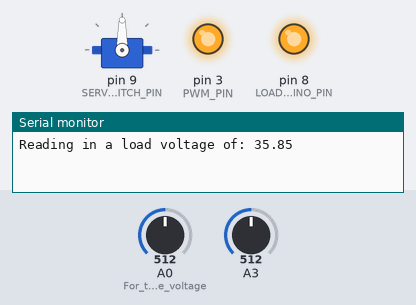
A sketch run on a simulated Arduino Uno, built with avr-gcc and run on an emulated ATmega328P. On the bench: servo, output pins drawn as LEDs (lit = HIGH), the last lines printed to the serial monitor. The test bench sets the inputs (shaded band); at power-on: A3 = 512, A0 (For_the_turbine_voltage) = 512. EEPROM starts erased.

Above: at 11.1 s.
11.2 s: A3 set to 9
21.9 s: A3 set to 6
At 31.3 s:
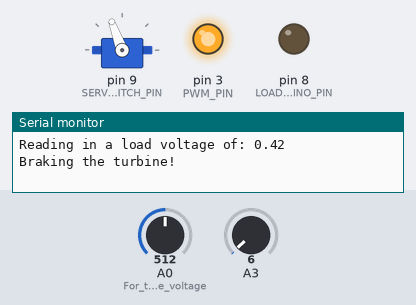
32.5 s: A0 (For_the_turbine_voltage) set to 17
42.8 s: A0 (For_the_turbine_voltage) set to 12
At 52.3 s:
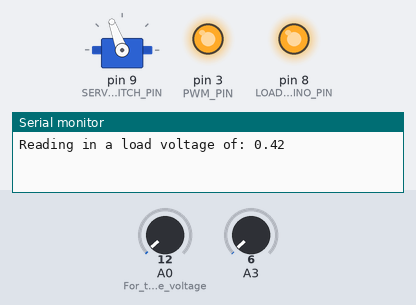
53.1 s: A0 (For_the_turbine_voltage) set to 35
At 63.1 s:
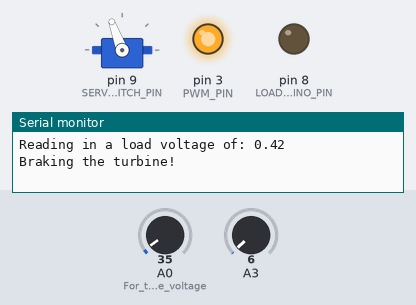
63.4 s: A0 (For_the_turbine_voltage) set to 0
At 83.5 s:
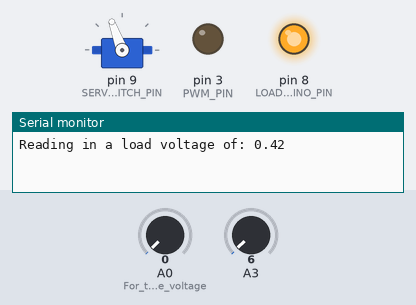
Timing chart, 0 to 83.8 s (numbered marks = the images above; inputs shaded):
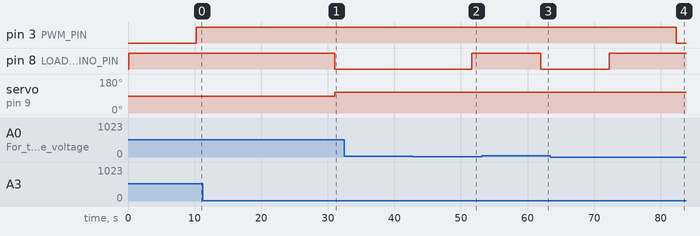

The sketch:

_2018controlcodev2.ino
```cpp
//TODO:
//     1. Test EEPROM memory.
//     2. DOES THE MOSFET SEND POWER BACK WHEN THE PCC IS DISCONNECTED?


#include <Servo.h>
#include <EEPROM.h>

//All pins are by default input so you don't have to specify input,and you do not on analog pins.

//You do not have to configure for analogread input when reading a voltage from something. If you want to read a voltage it has to be connected to these
//pins because they can have a range of values.

//however, it is still good to confiure as input to see what your pins are, because even though it configures them as digital input, analogread converts them
//to analog

//Analogwrite also sets the pin to output when called

//****************************************************//
//******************Questions to Ask:*************//
//****************************************************//
//
//1. Is resistance constant? If not, which resistance should I use? Because it is always changing in the equation and optimal power outputs.
//A: the effective resistance is changing through the duty cycle. The r in the equations is that constant 50
//
//2. How are we determining wind speed? Using the data that has a given Vin and given power output at
//A: Gven inputs of voltage, RPM, and power, we can estimate the wind speed
//
//3. On the resistance power curve data plot, are those optimal pitch angles at the given wind speed all at a 50ohm resistance? Is that what we are operating at constantly?
//A: We are just doing buckets of pitch angles for a given wind speed
//
//4. So we want to fix power, do we need to find the RPM at the optimal pitch angle at 11 m/s and calculate that power
// Then keep that is constant in the duty cycle equation? Because if so, then we need to test more at 11m/s because we don't have
// data there at a 50 ohm resistance.
//A: Yes the power at 11m/s is a constant we will maintain.


////////////////////////////////////
/////Note to self: analogWrite and read are analog functions and thus default to analog pins
///// while digitalWrite and read are digital functions and thus expect digital pins as default
///// however, you can say A0 in digitalread to make it read the analog pin
/////////////


//****************************************************//
//******************Arduino Pin constants*************//
//****************************************************//
const int PWM_PIN = 3;               //Digital
const int LOAD_ARDUINO_PIN = 8;      //Digital
const int SERVO_PITCH_PIN = 9;        //Digital
//const int KILL_SWITCH_PIN = 2      //Analog
const int TURBINE_VOLTAGE_PIN = 0;    //Analog
const int PWM_CONVERSION = 255;       //the arduino operates on a 0-255 scale for pwm so the duty cycle needs to be within this range
const int FIVE_TO_SEVEN_PITCH_ANGLE = 61;
const int SEVEN_TO_TEN_PITCH_ANGLE = 57;
const int TEN_PLUS_INITIAL_PITCH_ANGLE = 48;
const double SIGNAL_BUFFER = .01;
const double THEORETICAL_VS_ACTUAL_VOLTAGE_BUFFER = .3;
static int currentPitch;
static boolean breakedInCompetition = false;

//****************************************************//
//****************Control System Constants************//
//****************************************************//

const int BRAKE_PITCH = 110; //Need to verify pitch for new turbine -> should be verified now
const int STARTUP_PITCH = 45; //Need to verify pitch for new turbine -> should be verified now
const double VOLTAGE_DIVIDER_TURBINE = 13.015; //This should be the same as last year so we are good
const double VOLTAGE_DIVIDER_LOAD = 14.327;//This needs to be calculated for our new load
const double VOLTAGE_DIFFERENT_BUFFER = .5;
const double LOAD_VOTLAGE_BUFFER = .5;
const double MAX_VOLTAGE = 45;
const int RESISTANCE = 50; //Is this a constant or does it change?
const double POWER_AT_11MS = 45.5;

Servo pitch;

//****************************************************//
//****************Function Prototypes*****************//
//****************************************************//

double inferWindSpeed(double voltageIn, double RPM, double Power);
//int determineOptimumPitch(double);
void processDisconnectedState();
int calculateDutyCycle11(double resistance, double power, double turbineVoltage);
double getRPMfromVoltageIn(double VoltageIn);
double calculatePowerFromRPM(double RPM);
void pitchToPitchAngleBucket(double windSpeed);
boolean determineDisconnect(double, double);
double calculateTheoreticalOutputVoltage(double voltageIn, int dutyCycle);
void stabilizeVoltageGivenDutyCycle(int dutyCycle, double desiredVoltage);


void setup(){
  Serial.begin(9600);

  //Change the timer settings
  TCCR2B = TCCR2B & 0b11111000 | 0x01;

  pinMode(PWM_PIN, OUTPUT);  //Configures PWM pin as output
  pinMode(LOAD_ARDUINO_PIN, OUTPUT);
  pinMode(A0, INPUT);        //For the turbine voltage
  pinMode(A1, INPUT);        //For the load voltage

  //pinMode(servoPitch, OUTPUT);  Don't think I need this //configures servo pin as output
  //pinMode(A0, INPUT);   //But don't think so because I'm calling analog read on them
  pitch.attach(SERVO_PITCH_PIN);
  Serial.println("Beginning the control system code");

  //CHECKING IF KILL SWITCH IS HIT
  if(digitalRead(A2 == HIGH)){  //because the circuit is normally closed. High means the kill switch is not hit
    digitalWrite(LOAD_ARDUINO_PIN, HIGH);
    if(EEPROM.read(0)){
      pitch.write(EEPROM.read(0+1));
      currentPitch = EEPROM.read(0+1);
    }
    else{
      pitch.write(STARTUP_PITCH);
      currentPitch = STARTUP_PITCH;
    }
  }
  else{
    digitalWrite(LOAD_ARDUINO_PIN, LOW);
  }
  //if the kill switch is hit don't pitch at all. Does this work or do we need 8 Volts?

  //CHECKING IF KILL SWITCH IS HIT
}

void loop(){

  //For debugging
  Serial.print("Starting a new loop current pitch is currently equal to: ");
  Serial.print(currentPitch);
  //For debugging


  //****************************************************//
  //*****Variables to be used in the control system*****//
  //****************************************************//

  double turbineVoltage;
  double loadVoltage;
  double theoreticalOutputVoltage;
  double inferredWindSpeed;
  boolean breakNeeded;
  double RPM;
  double power;
  int dutyCycle;

  if(digitalRead(A2 == LOW) ){ //Kill switch is hit, don't do anything on this loop

    //NEEDS TESTING
    digitalWrite(LOAD_ARDUINO_PIN, LOW);
    Serial.println("Kill switch is hit. Turbine is braking or is already braked.");
    breakNeeded = true;
    processDisconnectedState(breakNeeded);
  }
  else{

    //Kill switch not hit
    breakNeeded = false;
    //Kill switch not hit

    //Reading in turbine and load voltage
    turbineVoltage = VOLTAGE_DIVIDER_TURBINE*((double)analogRead(A0))*5.0/1023.0;
    loadVoltage = VOLTAGE_DIVIDER_LOAD*((double)analogRead(A3))*5.0/1023.0;
    //Reading in turbine and load voltage


    //For testing
    Serial.print("Reading in a turbine voltage of: ");
    Serial.println(turbineVoltage);
    Serial.print("Reading in a load voltage of: ");
    Serial.println(loadVoltage);
    //For testing

    //PCC Disconnect
    breakNeeded = determineDisconnect(loadVoltage, turbineVoltage);
    processDisconnectedState(breakNeeded);
    //PCC Disconnect block

    //Calculating RPM and Power from turbine voltage
    RPM = getRPMfromVoltageIn(turbineVoltage);
    power = calculatePowerFromRPM(RPM);
    //Calculating RPM and Power from turbine Voltage

    //For testing
    Serial.print("Calculated power to be: ");
    Serial.println(power);                         //Only need to output power because power comes from RPM
    //For testing

    //Getting the estimated wind speed
    inferredWindSpeed = inferWindSpeed(turbineVoltage, RPM, power);
    //Getting the estimated wind speed

    //Processing the estimated wind speed. PROTECTED AGAINST OVERFLOWS < 0 AND > 255
    if(inferredWindSpeed < 11){
      dutyCycle = calculateDutyCycle(RESISTANCE, calculatePowerFromRPM(RPM), turbineVoltage);
      theoreticalOutputVoltage = calculateTheoreticalOutputVoltage(turbineVoltage, dutyCycle);
      if(dutyCycle >= 0 && dutyCycle <= 255){
        analogWrite(PWM_PIN, dutyCycle);
      }
      else{
        if(dutyCycle < 0){
          dutyCycle = 0;
          theoreticalOutputVoltage = 0;
          analogWrite(PWM_PIN, 0);
        }
        if(dutyCycle > 255){
          dutyCycle = 255;
          theoreticalOutputVoltage = turbineVoltage;
          analogWrite(PWM_PIN, 255);
        }
      stabilizeVoltageGivenDutyCycle(dutyCycle, theoreticalOutputVoltage);
      }
    }
    else{
      dutyCycle = calculateDutyCycle(RESISTANCE, POWER_AT_11MS, turbineVoltage);
      theoreticalOutputVoltage = dutyCycle*turbineVoltage;
      if(dutyCycle > 255){
        dutyCycle = 255;
        theoreticalOutputVoltage = turbineVoltage;
        analogWrite(PWM_PIN, dutyCycle);
      }
      else if(dutyCycle < 0){
        dutyCycle = 0;
        theoreticalOutputVoltage = 0;
        analogWrite(PWM_PIN, 0);
      }
      else{
        analogWrite(PWM_PIN, dutyCycle);
      //NEED A STABILIZE POWER AT 11 M/S
      }
    }
    //Processing the estimated wind speed. NEED TO EDIT TO ADJUST DUTY CYCLE

  }
}


//********************************************************************************************************************//
//********************************************************************************************************************//
//********************************************************************************************************************//
//*********************************************ADDITIONAL FUNCTIONS***************************************************//
//********************************************************************************************************************//
//********************************************************************************************************************//
//********************************************************************************************************************//


double calculateTheoreticalOutputVoltage(double voltageIn, int PWMdutyCycle){
  return voltageIn*double(PWMdutyCycle/255.0);
}


void processDisconnectedState(boolean disconnected){
  if(disconnected){
    Serial.println("Braking the turbine!");
    breakedInCompetition = true;
    EEPROM.write(0,breakedInCompetition);
    EEPROM.write(0+1,currentPitch);
    digitalWrite(LOAD_ARDUINO_PIN, LOW);
    pitch.write(BRAKE_PITCH);
  }
  else{
    breakedInCompetition = false;
    digitalWrite(LOAD_ARDUINO_PIN, HIGH);
    EEPROM.write(0,breakedInCompetition);
  }
  delay(10000);
  return;
}

double inferWindSpeed(double voltageIn, double RPM, double power){


   //For debugging
  Serial.print("Input voltage of: ");
  Serial.println(voltageIn);
  Serial.print("Calculating a power of: ");
  Serial.println(power);
  Serial.print("Estimating a wind speed of: ");
  Serial.println(4.09+5.16*power+.077*pow(power,2)+.0462*pow(power,3));
  //For debugging

  return 4.09+5.16*power+.077*pow(power,2)+.0462*pow(power,3);
}


double getRPMfromVoltageIn(double turbineVoltage){

  //For debugging
  Serial.print("Input voltage of: ");
  Serial.println(turbineVoltage);
  Serial.print("Calculating an RPM of: ");
  Serial.println(108*turbineVoltage-462);
  //For debugging


  return 108*turbineVoltage-462; //Placeholder for more data that needs to go in here.
}

double calculatePowerFromRPM(double RPM){
  return -7.97*10E-11*pow(RPM,3)+1.11*10E-5*pow(RPM,2)-4.97*10E-3*RPM-1.91;
}

int calculateDutyCycle(double resistance, double power, double turbineVoltage){
  double theoreticalDutyCycle = PWM_CONVERSION*int(sqrt(resistance*power)/turbineVoltage);
  if(theoreticalDutyCycle < 25){
     return int((255)*(.000162-.114*theoreticalDutyCycle+5.68*theoreticalDutyCycle*theoreticalDutyCycle));
  }
  else if(theoreticalDutyCycle < .87){
     return int((255)*(.035+1.31*theoreticalDutyCycle-.58*theoreticalDutyCycle*theoreticalDutyCycle));
  }
  else if(theoreticalDutyCycle <= 1){
     return int((255)*(7.51-15.6*theoreticalDutyCycle+8.92*theoreticalDutyCycle*theoreticalDutyCycle));
  }
  else{
     Serial.println("What the heck happened here? ");
     return 255;

  }
}

void pitchToPitchAngleBucket(double windSpeed){
  if(windSpeed > 5 && windSpeed < 7){
    pitch.write(FIVE_TO_SEVEN_PITCH_ANGLE);
    currentPitch = FIVE_TO_SEVEN_PITCH_ANGLE;
  }
  else if(windSpeed>=7 && windSpeed < 10){
    pitch.write(SEVEN_TO_TEN_PITCH_ANGLE);
    currentPitch = SEVEN_TO_TEN_PITCH_ANGLE;
  }
  else if(windSpeed > 10){
    pitch.write(TEN_PLUS_INITIAL_PITCH_ANGLE);
    currentPitch = TEN_PLUS_INITIAL_PITCH_ANGLE;
  }

}


boolean determineDisconnect(double loadVoltage, double turbineVoltage){
  if(turbineVoltage-loadVoltage > VOLTAGE_DIFFERENT_BUFFER && loadVoltage < LOAD_VOTLAGE_BUFFER){
    return true;
  }
  return false;
}

//INPUTS: Duty Cycle and desired output voltage
//ALGORITHM: Checks if the actual output voltage is within a buffer of the theoretical one. If it is greater
//           than the desired output + buffer, drop the duty cycle by one and test again. If it is less than
//           the desired output - buffer, increase the duty cycle by one and test again.
//
//CONSTRAINTS: DUTY CYCLE CAN NEVER BE MORE THAN 255 OR LESS THAN 0

void stabilizeVoltageGivenDutyCycle(int dutyCycle, double desiredVoltage){


  int iterations = 0;
  bool flag = true;
  while(iterations < 50 && flag == true){
    flag = false;
    if(VOLTAGE_DIVIDER_LOAD*((double)analogRead(A2))*5.0/1023.0 < desiredVoltage - THEORETICAL_VS_ACTUAL_VOLTAGE_BUFFER){
      flag = true;
      if(dutyCycle > 0){
        analogWrite(PWM_PIN, --dutyCycle);
      }
      else{
        break;
      }
    }
    else if(VOLTAGE_DIVIDER_LOAD*((double)analogRead(A2))*5.0/1023.0 > desiredVoltage + THEORETICAL_VS_ACTUAL_VOLTAGE_BUFFER){
      flag = true;
      if(dutyCycle < 255){
        analogWrite(PWM_PIN, ++dutyCycle);
      }
      else{
        break;
      }
    }

    iterations++;
  }
}
```

Measured:
- the behaviour switches between 8 and 7 on A3 (found by bisection; images 0 and 1)
- the behaviour switches between 15 and 14 on A0 (For_the_turbine_voltage) (found by bisection; images 1 and 2)
- after the input at 21.9 s, pin 8 (LOAD_ARDUINO_PIN): HIGH → LOW after 9.1 s; servo on pin 9 (SERVO_PITCH_PIN): 90° → 110° after 9.1 s
- after the input at 42.8 s, pin 8 (LOAD_ARDUINO_PIN): LOW → HIGH after 8.8 s
- after the input at 53.1 s, pin 8 (LOAD_ARDUINO_PIN): HIGH → LOW after 8.9 s
- after the input at 63.4 s, pin 3 (PWM_PIN): HIGH → LOW after 19.0 s; pin 8 (LOAD_ARDUINO_PIN): LOW → HIGH after 8.8 s
